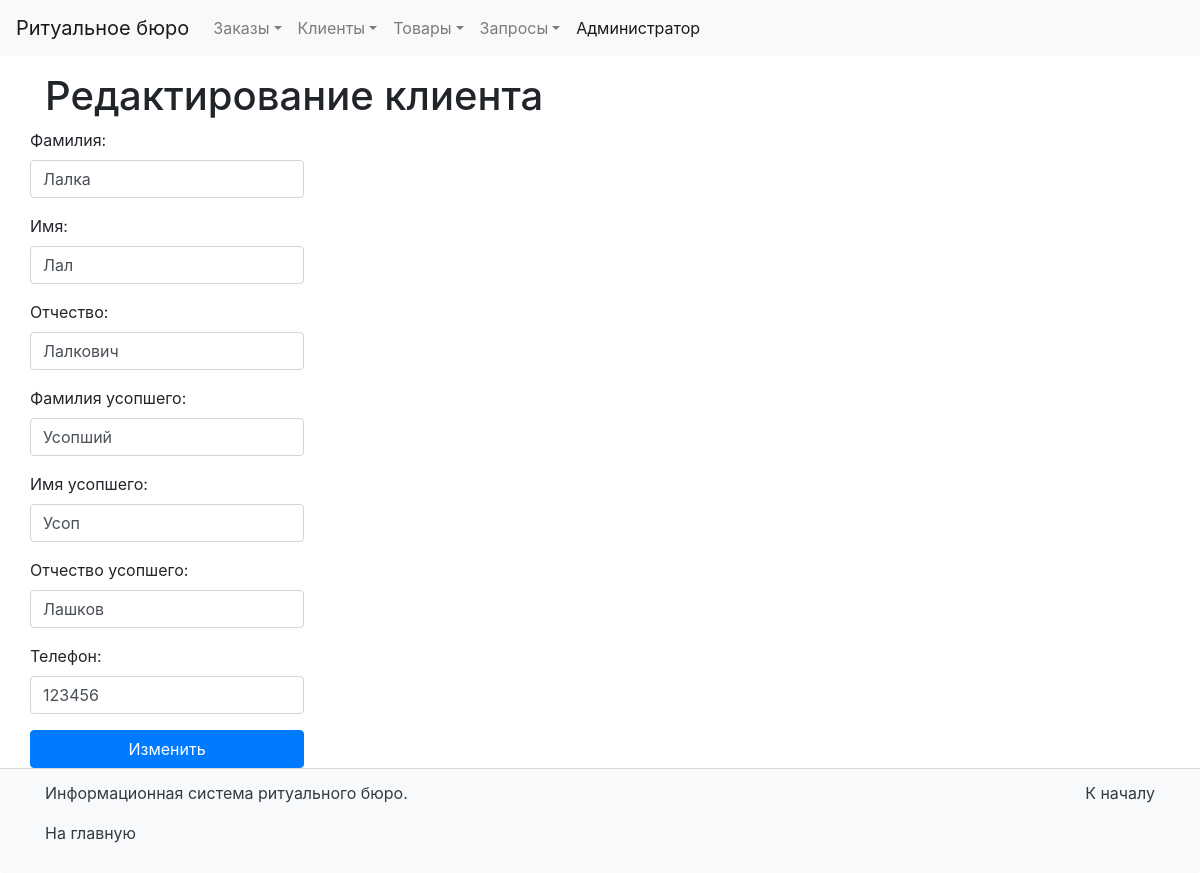
/edit_client/1/, run on the app's committed database.
### BD_Report/models.py (models this page shows, shortened)
class Client(models.Model):
    clientID = models.AutoField(primary_key=True, verbose_name='ID')
    surname = models.CharField(max_length=30, verbose_name='Фамилия')
    name = models.CharField(max_length=30, verbose_name='Имя')
    patronymic = models.CharField(max_length=30, verbose_name='Отчество')
    deceased_surname = models.CharField(max_length=30, verbose_name='Фамилия усопшего')
    deceased_name = models.CharField(max_length=30, verbose_name='Имя усопшего')
    deceased_patronymic = models.CharField(max_length=30, verbose_name='Отчество усопшего')
    phoneNumber = models.IntegerField(verbose_name='Телефон')
    class Meta:
        verbose_name = 'Клиент'
        verbose_name_plural = 'Клиенты'

### BD_Report/views.py (the view)
# urls.py: path('edit_client/<int:pk>/', ClientUpdate.as_view(), name='edit_client'),
class ClientUpdate(UpdateView):
    model = Client
    form_class = ClientForm
    template_name = 'BD_Report/edit_client.html'

### BD_Report/forms.py
class ClientForm(forms.ModelForm):
    class Meta:
        model = Client
        fields = '__all__'
        widgets = {
            'surname': forms.TextInput(attrs={'class': 'form-control'}),
            'name': forms.TextInput(attrs={'class': 'form-control'}),
            'patronymic': forms.TextInput(attrs={'class': 'form-control'}),
            'deceased_surname': forms.TextInput(attrs={'class': 'form-control'}),
            'deceased_name': forms.TextInput(attrs={'class': 'form-control'}),
            'deceased_patronymic': forms.TextInput(attrs={'class': 'form-control'}),
            'phoneNumber': forms.NumberInput(attrs={'class': 'form-control'}),
        }

### BD_Report/templates/BD_Report/edit_client.html (shortened to what this page needs)
{% extends 'base.html' %}
{% block container_title %}
<h1>Редактирование клиента</h1>
{% endblock %}
{% block content %}
<form  method="post">
    {{ form.as_p }}
    <button type="submit" class="btn btn-primary btn-block">Изменить</button>
</form>
{% endblock %}

### data on the page
Client: surname "Лалка", name "Лал", patronymic "Лалкович", deceased_surname "Усопший", deceased_name "Усоп", deceased_patronymic "Лашков", phoneNumber "123456"
